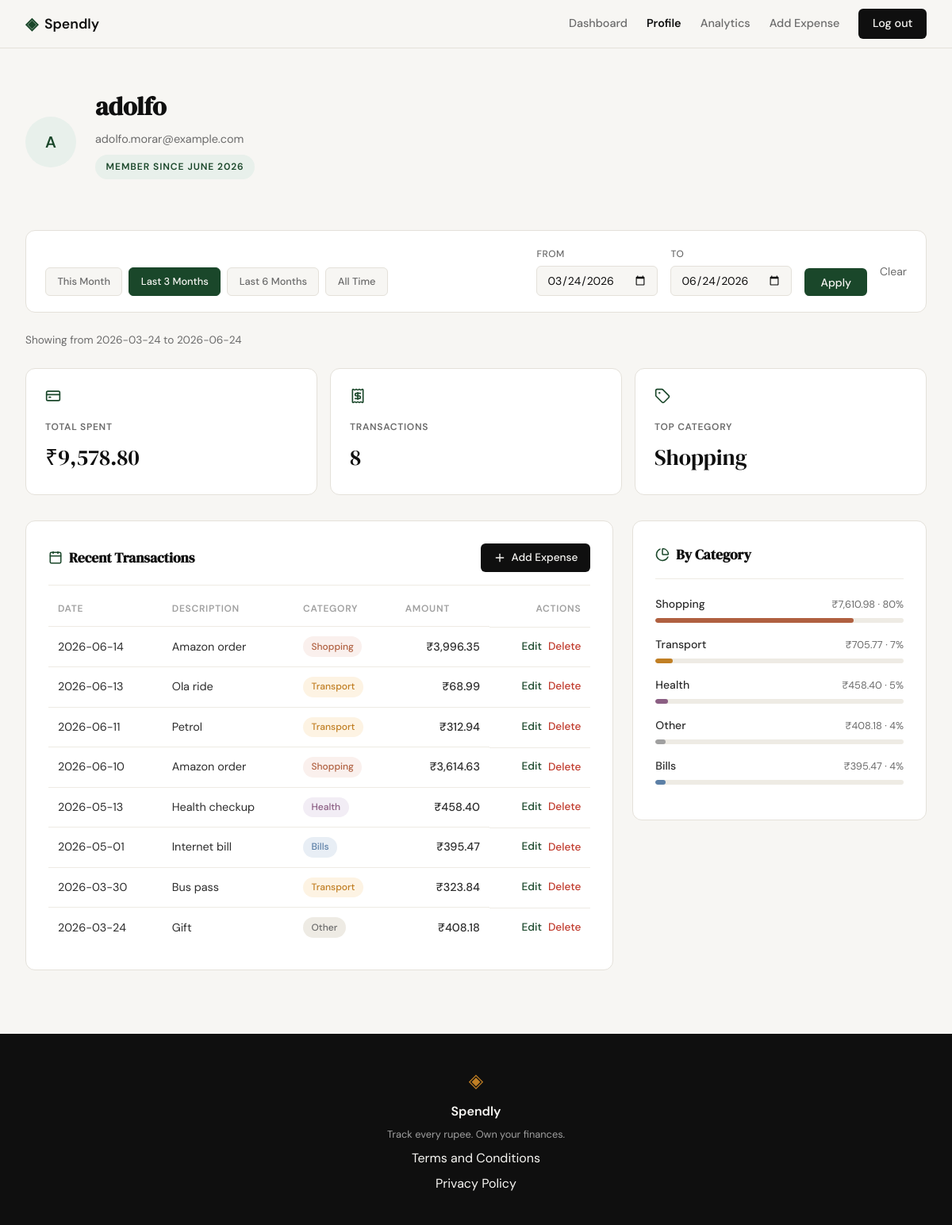
Page /profile?date_from=2026-03-24&date_to=2026-06-24 (signed in) on the committed database.
### tables this page shows
CREATE TABLE users (
            id            INTEGER PRIMARY KEY AUTOINCREMENT,
            name          TEXT    NOT NULL,
            email         TEXT    UNIQUE NOT NULL,
            password_hash TEXT    NOT NULL,
            created_at    TEXT    DEFAULT (datetime('now'))
        );

CREATE TABLE expenses (
            id          INTEGER PRIMARY KEY AUTOINCREMENT,
            user_id     INTEGER NOT NULL REFERENCES users(id),
            amount      REAL    NOT NULL,
            category    TEXT    NOT NULL,
            date        TEXT    NOT NULL,
            description TEXT,
            created_at  TEXT    DEFAULT (datetime('now'))
        );

### app.py (the view)
@app.route("/profile")
def profile():
    if not session.get("user_id"):
        return redirect(url_for("login", next="/profile"))
    user_id = session["user_id"]
    user = get_user_by_id(user_id)
    if user is None:
        session.clear()
        return redirect(url_for("login", next="/profile"))
    date_from = _valid_date(request.args.get("date_from", "").strip())
    date_to = _valid_date(request.args.get("date_to", "").strip())
    if date_from and date_to and date_from > date_to:
        flash("Start date must be before end date.")
        date_from = date_to = None
    raw_stats = get_summary_stats(user_id, date_from=date_from, date_to=date_to)
    stats = {
        "total_spent": rupees(raw_stats["total_spent"]),
        "transaction_count": raw_stats["transaction_count"],
        "top_category": raw_stats["top_category"],
    }
    transactions = [
        {**tx, "amount": rupees(tx["amount"])}
        for tx in get_recent_transactions(user_id, date_from=date_from, date_to=date_to)
    ]
    categories = [
        {"name": cat["name"], "amount": rupees(cat["amount"]), "percent": cat["pct"]}
        for cat in get_category_breakdown(user_id, date_from=date_from, date_to=date_to)
    ]
    today = date.today()
    presets = {
        "today": today.isoformat(),
        "this_month": today.replace(day=1).isoformat(),
        "last_3m": _months_ago(today, 3).isoformat(),
        "last_6m": _months_ago(today, 6).isoformat(),
    }
    if not date_from and not date_to:
        active_preset = "all"
    elif date_to == presets["today"] and date_from == presets["this_month"]:
        active_preset = "this_month"
    elif date_to == presets["today"] and date_from == presets["last_3m"]:
        active_preset = "last_3m"
    elif date_to == presets["today"] and date_from == presets["last_6m"]:
        active_preset = "last_6m"
    else:
        active_preset = "custom"
    active_range = {
        "date_from": date_from or "",
        "date_to": date_to or "",
        "active": bool(date_from or date_to),
        "preset": active_preset,
    }
    return render_template("profile.html", user=user, stats=stats,
                           transactions=transactions, categories=categories,
                           active_range=active_range, presets=presets)

### app.py (called while the page is built)
def rupees(value):
    return f"₹{value:,.2f}"

def _valid_date(value):
    if not value:
        return None
    try:
        datetime.strptime(value, "%Y-%m-%d")
        return value
    except ValueError:
        return None

def _months_ago(d, months):
    month_index = d.month - 1 - months
    year = d.year + month_index // 12
    month = month_index % 12 + 1
    day = min(d.day, calendar.monthrange(year, month)[1])
    return date(year, month, day)

### database/db.py (called while the page is built)
def get_db():
    conn = sqlite3.connect(DB_PATH)
    conn.row_factory = sqlite3.Row
    conn.execute("PRAGMA foreign_keys = ON")
    return conn

### database/queries.py (called while the page is built)
def _initials(name):
    parts = [p for p in name.split() if p]
    if not parts:
        return "?"
    if len(parts) == 1:
        return parts[0][0].upper()
    return (parts[0][0] + parts[-1][0]).upper()

def _member_since(created_at):
    if not created_at:
        return ""
    try:
        dt = datetime.strptime(created_at[:19], "%Y-%m-%d %H:%M:%S")
    except ValueError:
        try:
            dt = datetime.strptime(created_at[:10], "%Y-%m-%d")
        except ValueError:
            return ""
    return dt.strftime("%B %Y")

def _date_clause(date_from, date_to):
    clauses, params = [], []
    if date_from:
        clauses.append("AND date >= ?")
        params.append(date_from)
    if date_to:
        clauses.append("AND date <= ?")
        params.append(date_to)
    fragment = (" " + " ".join(clauses)) if clauses else ""
    return fragment, params

def get_user_by_id(user_id):
    conn = get_db()
    try:
        row = conn.execute(
            "SELECT name, email, created_at FROM users WHERE id = ?",
            (user_id,),
        ).fetchone()
    finally:
        conn.close()
    if row is None:
        return None
    return {
        "name": row["name"],
        "email": row["email"],
        "member_since": _member_since(row["created_at"]),
        "initials": _initials(row["name"]),
    }

### templates/profile.html (shortened to what this page needs)
{% extends "base.html" %}
{% block head %}
<link rel="stylesheet" href="{{ url_for('static', filename='css/profile.css') }}">
{% endblock %}
{% block content %}
<div class="prof-page">
    <div class="prof-inner">
        <div class="prof-header">
            <div class="prof-avatar">{{ user.initials }}</div>
            <div class="prof-header-info">
                <h1 class="prof-name">{{ user.name }}</h1>
                <p class="prof-email">{{ user.email }}</p>
                <span class="hero-badge">Member since {{ user.member_since }}</span>
            </div>
        </div>
        <div class="filter-bar">
            <div class="filter-presets">
                <a href="{{ url_for('profile', date_from=presets.this_month, date_to=presets.today) }}"
                   class="preset-btn{% if active_range.preset == 'this_month' %} preset-btn--active{% endif %}">This Month</a>
                <a href="{{ url_for('profile', date_from=presets.last_3m, date_to=presets.today) }}"
                   class="preset-btn{% if active_range.preset == 'last_3m' %} preset-btn--active{% endif %}">Last 3 Months</a>
                <a href="{{ url_for('profile', date_from=presets.last_6m, date_to=presets.today) }}"
                   class="preset-btn{% if active_range.preset == 'last_6m' %} preset-btn--active{% endif %}">Last 6 Months</a>
                <a href="{{ url_for('profile') }}"
                   class="preset-btn{% if active_range.preset == 'all' %} preset-btn--active{% endif %}">All Time</a>
            </div>
            <form class="filter-custom" method="GET" action="{{ url_for('profile') }}">
                <div class="filter-field">
                    <label for="filter-from">From</label>
                    <input type="date" id="filter-from" name="date_from" value="{{ active_range.date_from }}">
                </div>
                <div class="filter-field">
                    <label for="filter-to">To</label>
                    <input type="date" id="filter-to" name="date_to" value="{{ active_range.date_to }}">
                </div>
                <button type="submit" class="filter-apply">Apply</button>
                {% if active_range.active %}
                <a href="{{ url_for('profile') }}" class="filter-clear">Clear</a>
                {% endif %}
            </form>
        </div>
        {% if active_range.active %}
        <p class="filter-summary">
            Showing
            {% if active_range.date_from %}from {{ active_range.date_from }}{% endif %}
            {% if active_range.date_to %}to {{ active_range.date_to }}{% endif %}
        </p>
        {% endif %}
        <div class="prof-stats">
            <div class="prof-stat-card">
                <div class="prof-stat-icon">
                    <i data-lucide="credit-card"></i>
                </div>
                <p class="prof-stat-label">Total Spent</p>
                <p class="prof-stat-value">{{ stats.total_spent }}</p>
            </div>
            <div class="prof-stat-card">
                <div class="prof-stat-icon">
                    <i data-lucide="receipt"></i>
                </div>
                <p class="prof-stat-label">Transactions</p>
                <p class="prof-stat-value">{{ stats.transaction_count }}</p>
            </div>
            <div class="prof-stat-card">
                <div class="prof-stat-icon">
                    <i data-lucide="tag"></i>
                </div>
                <p class="prof-stat-label">Top Category</p>
                <p class="prof-stat-value">{{ stats.top_category }}</p>
            </div>
        </div>
        <div class="prof-body">
            <div class="prof-section">
                <div class="prof-section-head">
                    <h2 class="prof-section-title">
                        <i data-lucide="calendar"></i>
                        Recent Transactions
                    </h2>
                    <a href="{{ url_for('add_expense') }}" class="btn-add-expense">
                        <i data-lucide="plus"></i>
                        Add Expense
                    </a>
                </div>
                {% if transactions %}
                <table class="tx-table">
                    <thead>
                        <tr>
                            <th>Date</th>
                            <th>Description</th>
                            <th>Category</th>
                            <th>Amount</th>
                            <th>Actions</th>
                        </tr>
                    </thead>
                    <tbody>
                        {% for tx in transactions %}
                        <tr>
                            <td>{{ tx.date }}</td>
                            <td>{{ tx.description }}</td>
                            <td>
                                <span class="cat-badge cat-badge--{{ tx.category | lower }}">
                                    {{ tx.category }}
                                </span>
                            </td>
                            <td class="tx-amount">{{ tx.amount }}</td>
                            <td class="tx-actions">
                                <a href="/expenses/{{ tx.id }}/edit" class="btn-edit">Edit</a>
                                <form method="POST" action="/expenses/{{ tx.id }}/delete" style="display:inline"
                                      onsubmit="return confirm('Delete this expense?')">
                                    <button type="submit" class="btn-delete">Delete</button>
                                </form>
                            </td>
                        </tr>
                        {% endfor %}
                    </tbody>
                </table>
                {% else %}
                <p class="empty-state">No transactions found for this period.</p>
                {% endif %}
            </div>
            <div class="prof-section">
                <h2 class="prof-section-title">
                    <i data-lucide="pie-chart"></i>
                    By Category
                </h2>
                {% if categories %}
                {% for cat in categories %}
                <div class="cat-row">
                    <div class="cat-row-header">
                        <span class="cat-row-name">{{ cat.name }}</span>
                        <span class="cat-row-meta">{{ cat.amount }} &middot; {{ cat.percent }}%</span>
                    </div>
                    <div class="cat-bar-track">
                        <div class="cat-bar cat-bar--{{ cat.name | lower }}" style="width: {{ cat.percent }}%"></div>
                    </div>
                </div>
                {% endfor %}
                {% else %}
                <p class="empty-state">No spending data for this period.</p>
                {% endif %}
            </div>
        </div>
    </div>
</div>
{% endblock %}

### static/css/profile.css (style rules this page uses)
.filter-bar { display: flex; flex-wrap: wrap; align-items: flex-end; justify-content: space-between; gap: 1rem; background: var(--paper-card); border: 1px solid var(--border); border-radius: var(--radius-md); padding: 1.25rem 1.5rem; margin-bottom: 1.5rem; }
.filter-presets { display: flex; flex-wrap: wrap; gap: 0.5rem; }
.preset-btn { font-size: 0.8rem; font-weight: 500; color: var(--ink-muted); background: var(--paper); border: 1px solid var(--border); border-radius: var(--radius-sm); padding: 0.45rem 0.9rem; transition: color 0.2s, background 0.2s, border-color 0.2s; }
.preset-btn--active { color: var(--paper); background: var(--accent); border-color: var(--accent); }
.filter-custom { display: flex; align-items: flex-end; flex-wrap: wrap; gap: 1rem; }
.filter-field { display: flex; flex-direction: column; gap: 0.35rem; }
.filter-field label { font-size: 0.75rem; font-weight: 500; text-transform: uppercase; letter-spacing: 0.04em; color: var(--ink-muted); }
.filter-field input { font-family: var(--font-body); font-size: 0.875rem; color: var(--ink); background: var(--paper); border: 1px solid var(--border); border-radius: var(--radius-sm); padding: 0.5rem 0.75rem; }
.filter-apply { font-family: var(--font-body); font-size: 0.875rem; font-weight: 500; color: var(--paper); background: var(--accent); border: none; border-radius: var(--radius-sm); padding: 0.55rem 1.25rem; cursor: pointer; transition: background 0.2s; }
.filter-clear { font-size: 0.875rem; color: var(--ink-muted); align-self: center; transition: color 0.2s; }
.filter-summary { font-size: 0.85rem; color: var(--ink-muted); margin-bottom: 1.5rem; }

### rows in the picture
users: name "adolfo", email "adolfo.morar@example.com"
expenses: date "2026-06-14", description "Amazon order", category "Shopping", amount "₹3,996.35"
expenses: date "2026-06-13", description "Ola ride", category "Transport", amount "₹68.99"
expenses: date "2026-06-11", description "Petrol", category "Transport", amount "₹312.94"
expenses: date "2026-06-10", description "Amazon order", category "Shopping", amount "₹3,614.63"
expenses: date "2026-05-13", description "Health checkup", category "Health", amount "₹458.40"
expenses: date "2026-05-01", description "Internet bill", category "Bills", amount "₹395.47"
expenses: date "2026-03-30", description "Bus pass", category "Transport", amount "₹323.84"
expenses: date "2026-03-24", description "Gift", category "Other", amount "₹408.18"

### other values in the picture
{{ user.initials }} "A"
{{ user.member_since }} "JUNE 2026"
{{ active_range.date_from }} "2026-03-24"
{{ active_range.date_to }} "2026-06-24"
{{ stats.total_spent }} "₹9,578.80"
{{ stats.transaction_count }} "8"
{{ stats.top_category }} "Shopping"
{{ cat.name }} "Shopping" "Transport" "Health" "Other" "Bills"
{{ cat.amount }} "₹7,610.98" "₹705.77" "₹458.40" "₹408.18" "₹395.47"
{{ cat.percent }} "80" "7" "5" "4" "4"
